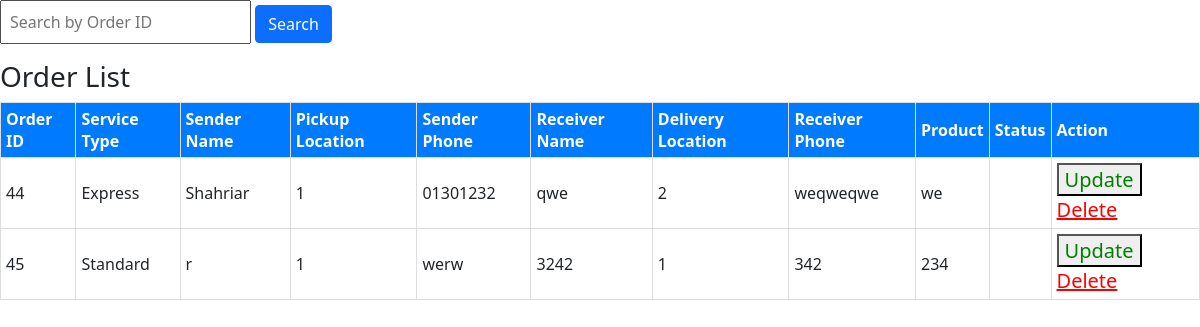
/adminpannel/pages/Delivery-system/orderlist.php, run on an earlier commit of the app's database.
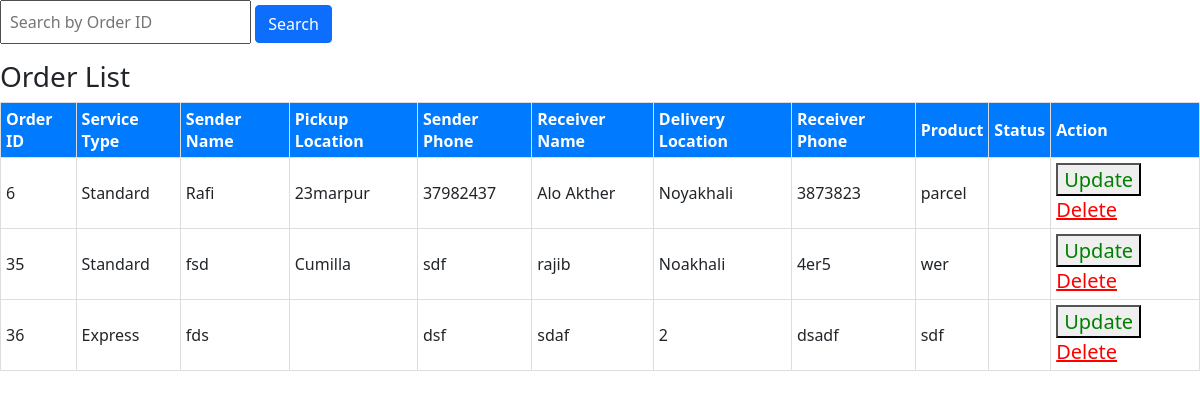
And on a later commit of the database.
### tables this page shows
CREATE TABLE `customer_section` (
  `id` int(100) NOT NULL,
  `service_type` varchar(100) NOT NULL,
  `sender_name` varchar(100) NOT NULL,
  `sender_address` varchar(100) NOT NULL,
  `sender_phone` varchar(100) NOT NULL,
  `receiver_name` varchar(100) NOT NULL,
  `receiver_address` varchar(100) NOT NULL,
  `receiver_phone` varchar(100) NOT NULL,
  `product` varchar(100) NOT NULL
);

### adminpannel/pages/Delivery-system/orderlist.php (the view, shortened to what this page needs)
<?php
$database = mysqli_connect("localhost", "root", "", "fasttrack");
$search_query = "";
?>
<link rel="stylesheet" href="../../bootstrap/css/bootstrap.min.css">
</head>
<body>
    <form action="" method="post">
        <input type="search" name="search_order" value="<?php echo htmlspecialchars($search_query); ?>" placeholder="Search by Order ID" class="p-2">
        <button type="submit" class="btn btn-primary">Search</button>
    </form>
    <?php
    $query = "SELECT * FROM customer_section";
    $ns = $database->query($query);
    echo "<div class='table-container'>
    <h3>Order List</h3>
    <table>
        <thead>
            <tr>
                <th>Order ID</th>
                <th>Service Type</th>
                <th>Sender Name</th>
                <th>Pickup Location</th>
                <th>Sender Phone</th>
                <th>Receiver Name</th>
                <th>Delivery Location</th>
                <th>Receiver Phone</th>
                <th>Product</th>
                <th>Status</th>
                <th>Action</th>
            </tr>
        </thead>";
    while ($row = $ns->fetch_assoc()) {
        echo "
        <tbody>
            <tr>
                <td>{$row['id']}</td>
                <td>{$row['service_type']}</td>
                <td>{$row['sender_name']}</td>
                <td>{$row['sender_address']}</td>
                <td>{$row['sender_phone']}</td>
                <td>{$row['receiver_name']}</td>
                <td>{$row['receiver_address']}</td>
                <td>{$row['receiver_phone']}</td>
                <td>{$row['product']}</td>
                <td><span class='status {$row['status']}'>{$row['status']}</span></td>
                <td>
                    <button style='color:green; font-size:20px;'
                        type='button'
                        data-bs-toggle='modal'
                        data-bs-target='#exampleModal'
                        data-id='{$row['id']}'
                        data-status='{$row['status']}'>
                        Update
                    </button>
                        <a href='index.php?deleteid={$row['id']}' style='color:red; font-size:20px;'>Delete</a>
                </td>
            </tr>
        </tbody>";
    }
    echo " </table> </div>";
    ?>
</body>
</html>

What changed in the data, as far as the page shows it:
removed customer_section: id "44", service_type "Express", sender_name "Shahriar", sender_address "1", sender_phone "01301232", receiver_name "qwe", receiver_address "2", receiver_phone "weqweqwe", product "we"
removed customer_section: id "45", service_type "Standard", sender_name "r", sender_address "1", sender_phone "werw", receiver_name "3242", receiver_address "1", receiver_phone "342", product "234"
added customer_section: id "6", service_type "Standard", sender_name "Rafi", sender_address "23marpur", sender_phone "37982437", receiver_name "Alo Akther", receiver_address "Noyakhali", receiver_phone "3873823", product "parcel"
added customer_section: id "35", service_type "Standard", sender_name "fsd", sender_address "Cumilla", sender_phone "sdf", receiver_name "rajib", receiver_address "Noakhali", receiver_phone "4er5", product "wer"
added customer_section: id "36", service_type "Express", sender_name "fds", sender_phone "dsf", receiver_name "sdaf", receiver_address "2", receiver_phone "dsadf", product "sdf"
